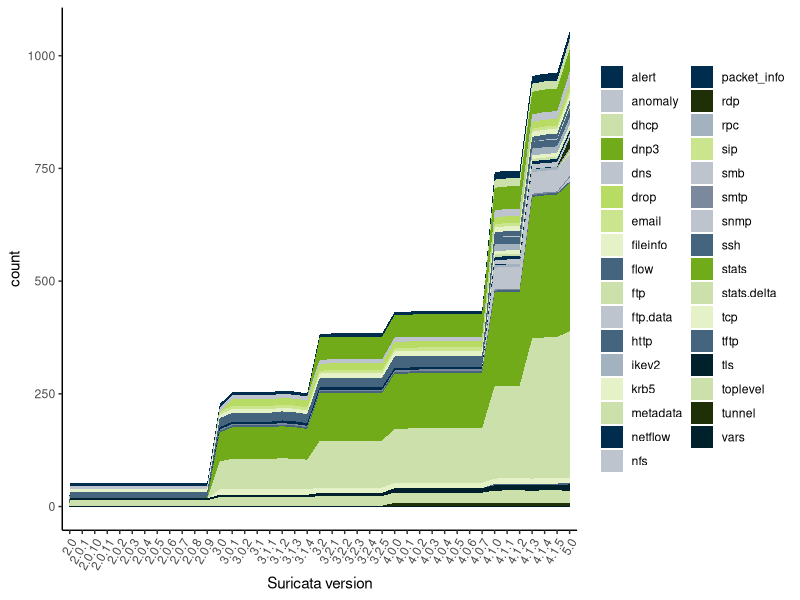
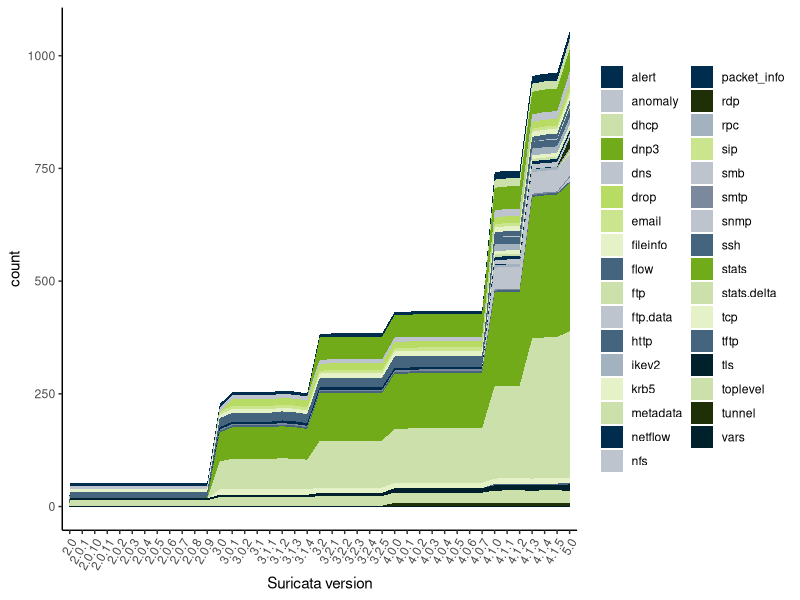

Recreate these plots in R, in order.
library(ggplot2)
library(reshape)
library(RColorBrewer)
library(colorspace)

counts <- read.csv("typecounts.csv")
mdata=melt(counts,id=c("version"))

baseCols =c("#002C4E", "#0074A1", "#71AB1A", "#B8DB64", "#A2B2BE",
            "#CBE0AB", "#BDC4CD", "#E5F1C6", "#1F2F08", "#00202C",
            "#45657E", "#97C158", "#CBE48E", "#7C899C")
cols = replicate(10,sample(baseCols,length(baseCols),replace = TRUE))
  
ggplot(mdata, aes(x=version,y=value,group=variable,fill=variable)) +
  geom_area(aes(fill=variable)) +
  scale_fill_manual(values=cols) +
  theme_classic() +
  theme(axis.text.x = element_text(angle = 60, hjust = 1)) + 
  theme(legend.title = element_blank()) +
  labs(x = "Suricata version", y = "count", legend = NULL)

ggsave(file="typecounts.pdf", width=10, height=4.6, dpi=300)
